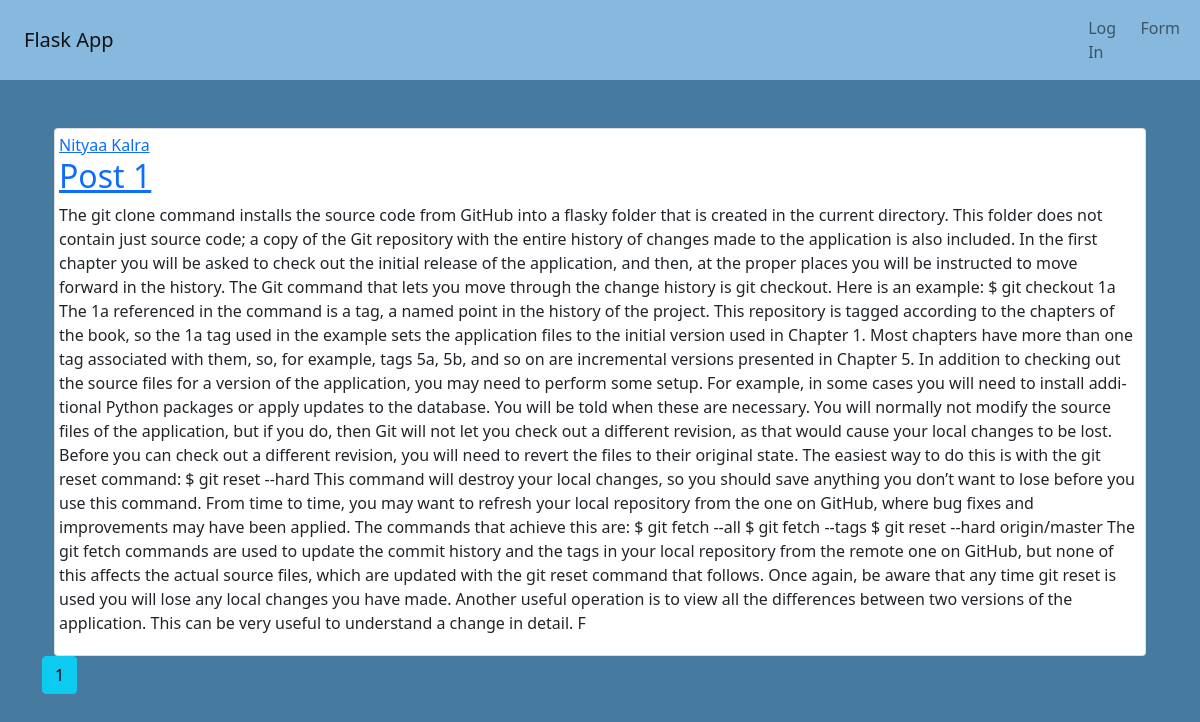
Screenshot of /user/Nityaa Kalra with the database file from the repository.
### mainApp/models.py (models this page shows, shortened)
class Post(db.Model):
    id = db.Column(db.Integer, primary_key=True)
    title = db.Column(db.String(100))
    content = db.Column(db.Text)
    user_id = db.Column(db.Integer, db.ForeignKey('user.id'))

class User(db.Model, UserMixin):
    id = db.Column(db.Integer, primary_key=True)
    username = db.Column(db.String(20), unique=True)
    email = db.Column(db.String(120), unique=True)
    image_file = db.Column(db.String(20), default='default.jpg')
    password = db.Column(db.String(60))
    posts = db.relationship('Post', backref='author', lazy=True)

### mainApp/users/routes.py (the view)
@users.route("/user/<string:username>")
def user_post(username):
    page=request.args.get('page',1, type=int)
    user=User.query.filter_by(username=username).first_or_404()
    posts=Post.query.filter_by(author=user)\
        .paginate(per_page=2, page=page)
    return render_template('user_post.html', posts=posts, user=user)

### mainApp/templates/user_post.html (shortened to what this page needs)
{% extends "base.html" %}
{% block content %}
{% for post in posts.items %}
<div class="container mt-5 d-flex justify-content-center">
<div class= "card p-1 mx-auto">
<article class="media content-section">
  <div class="media-body">
    <div class="article-metadata">
      <a class="mr-2" href="{{ url_for('users.user_post', username=post.author.username)}}">{{ post.author.username }}</a>
    </div>
    <h2><a class="article-title" href="{{ url_for('posts.post', post_id=post.id) }}">{{ post.title }}</a></h2>
    <p class="article-content">{{ post.content }}</p>
  </div>
</article>
</div>
</div>
{% endfor %}
{% for page_num in posts.iter_pages(left_edge=1, right_edge=1, left_current=1, right_current=2) %}
{% if page_num %}
  {% if posts.page == page_num %}
    <a class="btn btn-info mb-4" href="{{ url_for('users.user_post', username=user.username, page=page_num) }}">{{ page_num }}</a>
  {% else %}
    <a class="btn btn-outline-info mb-4" href="{{ url_for('users.user_post', username=user.username, page=page_num) }}">{{ page_num }}</a>
  {% endif %}
{% else %}
  ...
{% endif %}
{% endfor %}
{% endblock content%}

### rows the page displays
Post: author.username "Nityaa Kalra", title "Post 1", content "The git clone command installs the source code from GitHub into a flasky folder that is created in the current directory. This folder does not contain just source code; a copy of the Git repository with the entire history of changes made to the application is also included. In the first chapter you will be asked to check out the initial release of the application, and then, at the proper places you will be instructed to move forward in the history. The Git command that lets you move through the change history is git checkout. Here is an example: $ git checkout 1a The 1a referenced in the command is a tag, a named point in the history of the project. This repository is tagged according to…"

### other values shown
{{ page_num }} "1"
